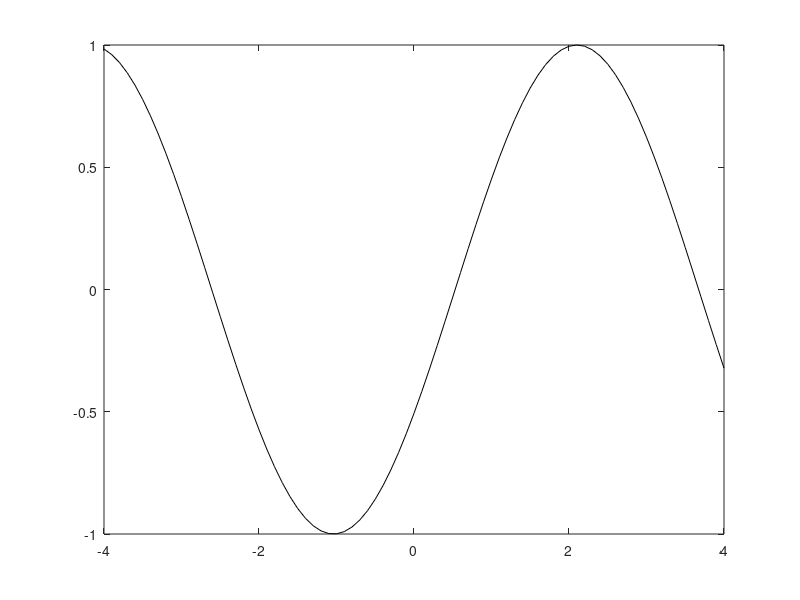

MATLAB code to generate this figure:
clear
close 
clc

%
% Exemplo Animação 1 - Sessão 2
% João Inácio, 22nd Mar 2021
%


% Fazer uma função sin(x) "andar".

% Dominío
x = -4:0.1:4;

% Valores de y
y = sin(x);

% Ciclo for faz 100 passos da animação, ou 100 frames.
for i = 1:100
    % Começamos por deslocar o nosso dominío original por i.
    x_shifted = x + i;
    % Calcula-mos a função seno nesse intervalo
    y_shifted = sin(x_shifted);
    
    % Fazer-mos o plot da funçao seno no intervalo deslocado, mas no eixo
    % do xx tem de permanecer o x original, uma vez que queremos dar a
    % impressão que é a função seno a "andar". 
    plot(x, y_shifted, '-k')
    drawnow
    pause(0.1)
end


